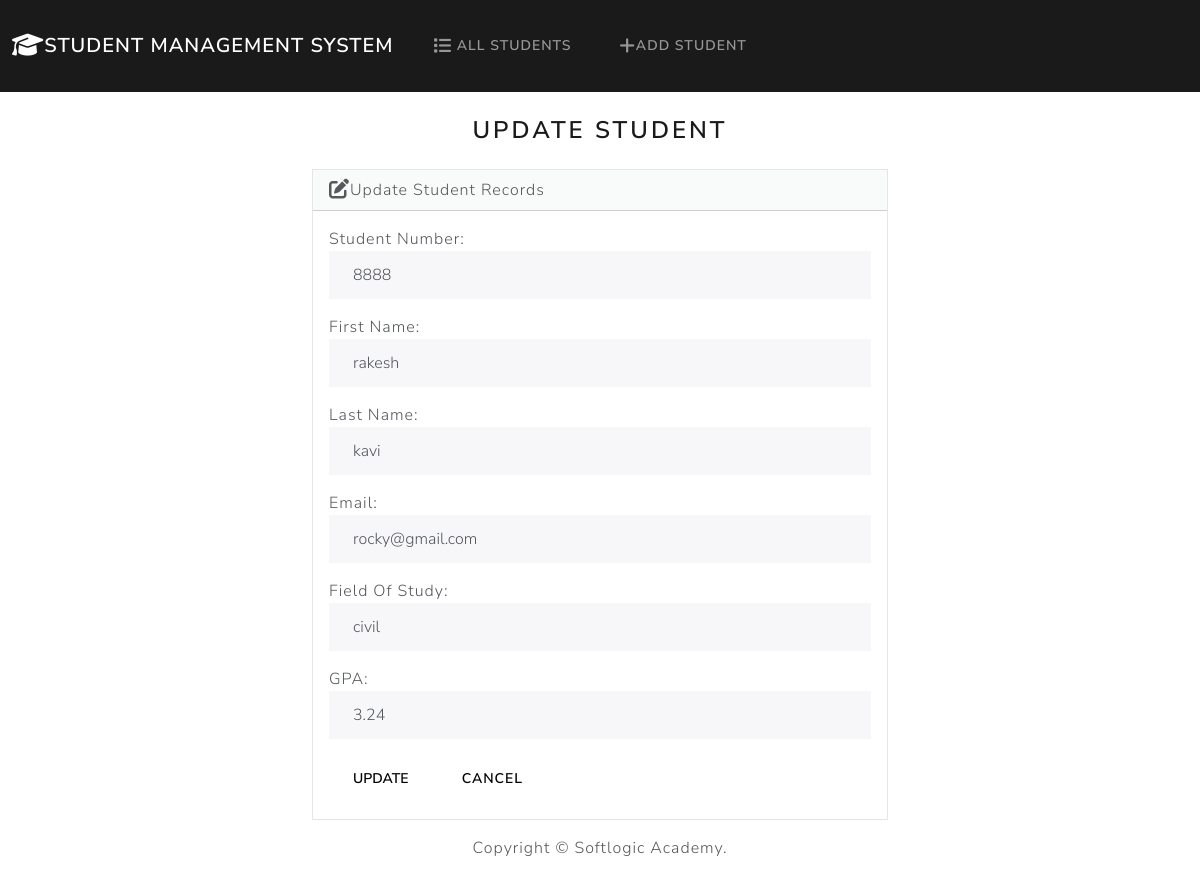
The app's page /edit/7 with its own data.
### students/models.py (models this page shows, shortened)
class Students(models.Model):
    student_number = models.PositiveIntegerField()
    first_name = models.CharField(max_length=50)
    last_name = models.CharField(max_length=50)
    email = models.EmailField(max_length=100)
    field_of_study = models.CharField(max_length=50)
    gpa = models.FloatField()

### students/views.py (the view)
# urls.py: path('edit/<int:id>', views.edit, name='edit'),
def edit(request,id):
    if request.method == 'POST':
        student = Students.objects.get(pk=id)
        form = StudentForm(request.POST, instance=student)
        return render(request, 'students/edit.html',{
            'form': form,
            'success': True
        })
    else:
        student = Students.objects.get(pk=id)
        form = StudentForm(instance=student)
    return render(request,'students/edit.html',{
        'form': form
    })

### students/forms.py
class StudentForm(forms.ModelForm):
    class Meta:
        model = Students
        fields = ['student_number','first_name','last_name','email','field_of_study','gpa']
        labels = {
            'student_number':'Student Number',
            'first_name':'First Name',
            'last_name':'Last Name',
            'email':'Email',
            'field_of_study':'Field Of Study',
            'gpa':'GPA'
        }
        widgets = {
            'student_number': forms.NumberInput(attrs={'class': 'form-control'}),
            'first_name': forms.TextInput(attrs={'class': "form-control"}),
            'last_name': forms.TextInput(attrs={'class': "form-control"}),
            'email': forms.EmailInput(attrs={'class': "form-control"}),
            'field_of_study': forms.TextInput(attrs={'class': "form-control"}),
            'gpa': forms.NumberInput(attrs={'class': 'form-control'}),
        }

### students/templates/students/edit.html (shortened to what this page needs)
{% extends "students/base.html" %}
{% block body %}
    <h3 class="text-center m-4">Update Student</h3>
    {% if success %}
        <div class="alert alert-success" role="alert">
            The Student Information Updated Successfully.
            <a href="{% url 'index' %}" class="alert-link">Go To Home Page.</a>
        </div>
    {% else %}
        <div class="row justify-content-center">
            <div class="col-6">
                <div class="card bg-light mb-3">
                    <div class="card-header">
                        <i class="fa-solid fa-pen-to-square fa-lg"></i>Update Student Records
                    </div>
                    <div class="card-body">
                     <form action="" method="POST">
                        {{ form.as_p }}
                        <button type="submit" class="btn btn-secondary">Update</button>
                        <a href="{% url 'index' %}" class="btn btn-secondary">Cancel</a>
                     </form>
                    </div>
                </div>
            </div>
        </div>
    {% endif %}
{% endblock %}

### records on screen
Students: student_number "8888", first_name "rakesh", last_name "kavi", email "rocky@gmail.com", field_of_study "civil", gpa "3.24"
